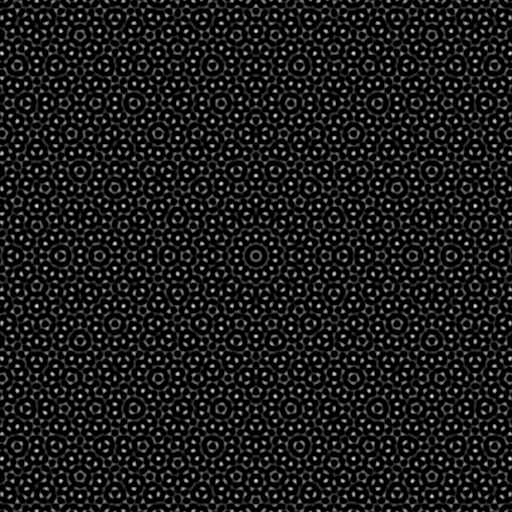

The script that saved this image:
import math
import random
from PIL import Image

#Set Image Size
imgx = 512; imgy = 512
image = Image.new("RGB", (imgx, imgy))
pixels = image.load()

f = random.random() * 50 + 10 # frequency
phase = random.random() * math.pi # phase
n = random.randint(10, 20) # of rotations
print(f, p, n)

for ky in range(imgy):
    y = float(ky) / (imgy - 1) * 4 * math.pi - 2 * math.pi
    for kx in range(imgx):
        x = float(kx) / (imgx - 1) * 4 * math.pi - 2 * math.pi
        z = 0.0
        for i in range(n):
            r = math.hypot(x, y)
            a = math.atan2(y, x) + i * math.pi * 2.0 / n
            z += math.cos(r * math.sin(a) * f + p)
        c = int(round(255 * z / n))
        pixels[kx, ky] = (c, c, c) # grayscale

image.save("quasicrystal.png", "PNG")
